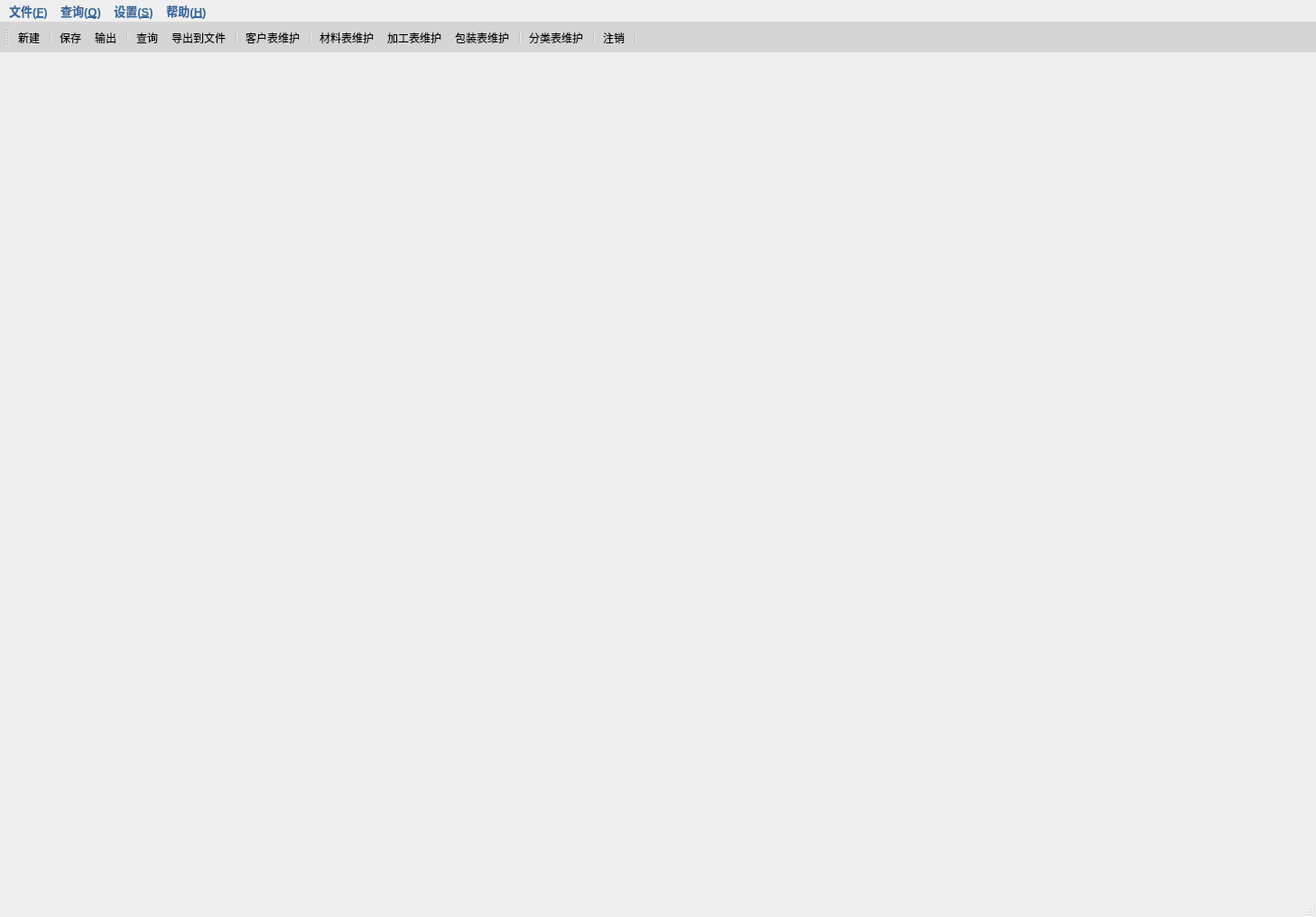
<?xml version="1.0" encoding="UTF-8"?>
<ui version="4.0">
 <class>MainWindow</class>
 <widget class="QMainWindow" name="MainWindow">
  <property name="geometry">
   <rect>
    <x>0</x>
    <y>0</y>
    <width>1458</width>
    <height>1016</height>
   </rect>
  </property>
  <property name="windowTitle">
   <string>永锋原价管理程序</string>
  </property>
  <property name="windowIcon">
   <iconset resource="main_resources.qrc">
    <normaloff>:/ico/resources/ICO/MainWindow.png</normaloff>:/ico/resources/ICO/MainWindow.png</iconset>
  </property>
  <property name="autoFillBackground">
   <bool>false</bool>
  </property>
  <property name="styleSheet">
   <string notr="true">alternate-background-color: rgb(255, 255, 255);</string>
  </property>
  <widget class="QWidget" name="centralwidget">
   <layout class="QGridLayout" name="gridLayout">
    <property name="leftMargin">
     <number>0</number>
    </property>
    <property name="topMargin">
     <number>0</number>
    </property>
    <property name="rightMargin">
     <number>0</number>
    </property>
    <property name="bottomMargin">
     <number>0</number>
    </property>
    <property name="spacing">
     <number>0</number>
    </property>
    <item row="0" column="0">
     <widget class="QLabel" name="label_background_image">
      <property name="enabled">
       <bool>true</bool>
      </property>
      <property name="text">
       <string/>
      </property>
      <property name="pixmap">
       <pixmap resource="image_resources.qrc">:/image/resources/Image/background1.jpg</pixmap>
      </property>
      <property name="scaledContents">
       <bool>true</bool>
      </property>
      <property name="alignment">
       <set>Qt::AlignCenter</set>
      </property>
     </widget>
    </item>
   </layout>
  </widget>
  <widget class="QMenuBar" name="menubar">
   <property name="geometry">
    <rect>
     <x>0</x>
     <y>0</y>
     <width>1458</width>
     <height>25</height>
    </rect>
   </property>
   <property name="font">
    <font>
     <pointsize>10</pointsize>
     <weight>75</weight>
     <bold>true</bold>
    </font>
   </property>
   <property name="styleSheet">
    <string notr="true">selection-background-color: rgb(0, 124, 182);
selection-color: rgb(0, 170, 127);
color: rgb(52, 104, 156);</string>
   </property>
   <widget class="QMenu" name="menu_file">
    <property name="title">
     <string>文件(&amp;F)</string>
    </property>
    <addaction name="actFile_New"/>
    <addaction name="separator"/>
    <addaction name="actFile_Save"/>
    <addaction name="actFile_SaveAsExcl"/>
    <addaction name="separator"/>
    <addaction name="actFile_LogOff"/>
   </widget>
   <widget class="QMenu" name="menu_query">
    <property name="title">
     <string>查询(&amp;Q)</string>
    </property>
    <addaction name="actQuery"/>
    <addaction name="actQuery_Export"/>
   </widget>
   <widget class="QMenu" name="menu_set">
    <property name="title">
     <string>设置(&amp;S)</string>
    </property>
    <addaction name="actSet_Customer"/>
    <addaction name="separator"/>
    <addaction name="actSet_Material"/>
    <addaction name="actSet_Process"/>
    <addaction name="actSet_Pack"/>
    <addaction name="separator"/>
   </widget>
   <widget class="QMenu" name="menu_about">
    <property name="title">
     <string>帮助(&amp;H)</string>
    </property>
    <addaction name="actHelp_About"/>
   </widget>
   <addaction name="menu_file"/>
   <addaction name="menu_query"/>
   <addaction name="menu_set"/>
   <addaction name="menu_about"/>
  </widget>
  <widget class="QStatusBar" name="statusbar">
   <property name="minimumSize">
    <size>
     <width>0</width>
     <height>30</height>
    </size>
   </property>
   <property name="maximumSize">
    <size>
     <width>16777215</width>
     <height>30</height>
    </size>
   </property>
  </widget>
  <widget class="QToolBar" name="toolBar">
   <property name="minimumSize">
    <size>
     <width>0</width>
     <height>0</height>
    </size>
   </property>
   <property name="maximumSize">
    <size>
     <width>16777215</width>
     <height>60</height>
    </size>
   </property>
   <property name="sizeIncrement">
    <size>
     <width>0</width>
     <height>0</height>
    </size>
   </property>
   <property name="baseSize">
    <size>
     <width>0</width>
     <height>0</height>
    </size>
   </property>
   <property name="font">
    <font>
     <pointsize>10</pointsize>
    </font>
   </property>
   <property name="windowTitle">
    <string>toolBar</string>
   </property>
   <property name="layoutDirection">
    <enum>Qt::LeftToRight</enum>
   </property>
   <property name="autoFillBackground">
    <bool>false</bool>
   </property>
   <property name="styleSheet">
    <string notr="true">border-color: rgb(170, 170, 255);
background-color: rgb(213, 213, 213);</string>
   </property>
   <property name="orientation">
    <enum>Qt::Horizontal</enum>
   </property>
   <property name="toolButtonStyle">
    <enum>Qt::ToolButtonTextUnderIcon</enum>
   </property>
   <attribute name="toolBarArea">
    <enum>TopToolBarArea</enum>
   </attribute>
   <attribute name="toolBarBreak">
    <bool>false</bool>
   </attribute>
   <addaction name="actFile_New"/>
   <addaction name="separator"/>
   <addaction name="actFile_Save"/>
   <addaction name="actFile_SaveAsExcl"/>
   <addaction name="separator"/>
   <addaction name="actQuery"/>
   <addaction name="actQuery_Export"/>
   <addaction name="separator"/>
   <addaction name="actSet_Customer"/>
   <addaction name="separator"/>
   <addaction name="actSet_Material"/>
   <addaction name="actSet_Process"/>
   <addaction name="actSet_Pack"/>
   <addaction name="separator"/>
   <addaction name="actSet_Sort"/>
   <addaction name="separator"/>
   <addaction name="actFile_LogOff"/>
   <addaction name="separator"/>
  </widget>
  <action name="actFile_New">
   <property name="icon">
    <iconset resource="main_resources.qrc">
     <normaloff>:/ico/resources/ICO/建单.png</normaloff>:/ico/resources/ICO/建单.png</iconset>
   </property>
   <property name="text">
    <string>新建</string>
   </property>
   <property name="toolTip">
    <string>新建原价单</string>
   </property>
   <property name="shortcut">
    <string>Ctrl+N</string>
   </property>
  </action>
  <action name="actQuery_Edit">
   <property name="icon">
    <iconset resource="main_resources.qrc">
     <normaloff>:/ico/resources/ICO/查询1.png</normaloff>:/ico/resources/ICO/查询1.png</iconset>
   </property>
   <property name="text">
    <string>查询修改</string>
   </property>
   <property name="toolTip">
    <string>查询及可以修改相关数据</string>
   </property>
   <property name="shortcut">
    <string>Ctrl+E</string>
   </property>
  </action>
  <action name="actQuery">
   <property name="icon">
    <iconset resource="main_resources.qrc">
     <normaloff>:/ico/resources/ICO/查询3.png</normaloff>:/ico/resources/ICO/查询3.png</iconset>
   </property>
   <property name="text">
    <string>查询</string>
   </property>
   <property name="toolTip">
    <string>仅查询功能</string>
   </property>
   <property name="shortcut">
    <string>Ctrl+F</string>
   </property>
  </action>
  <action name="actQuery_Update">
   <property name="icon">
    <iconset resource="main_resources.qrc">
     <normaloff>:/ico/resources/ICO/查询2.png</normaloff>:/ico/resources/ICO/查询2.png</iconset>
   </property>
   <property name="text">
    <string>查询上传</string>
   </property>
   <property name="toolTip">
    <string>查询及可上传文档</string>
   </property>
   <property name="shortcut">
    <string>Ctrl+U</string>
   </property>
  </action>
  <action name="actSet_Customer">
   <property name="icon">
    <iconset resource="main_resources.qrc">
     <normaloff>:/ico/resources/ICO/客户管理.png</normaloff>:/ico/resources/ICO/客户管理.png</iconset>
   </property>
   <property name="text">
    <string>客户表维护</string>
   </property>
   <property name="toolTip">
    <string>数据库客户表维护</string>
   </property>
  </action>
  <action name="actSet_Material">
   <property name="icon">
    <iconset resource="main_resources.qrc">
     <normaloff>:/ico/resources/ICO/材料.png</normaloff>:/ico/resources/ICO/材料.png</iconset>
   </property>
   <property name="text">
    <string>材料表维护</string>
   </property>
   <property name="toolTip">
    <string>数据库材料表维护</string>
   </property>
  </action>
  <action name="actSet_Process">
   <property name="icon">
    <iconset resource="main_resources.qrc">
     <normaloff>:/ico/resources/ICO/加工.png</normaloff>:/ico/resources/ICO/加工.png</iconset>
   </property>
   <property name="text">
    <string>加工表维护</string>
   </property>
   <property name="toolTip">
    <string>数据库加工表维护</string>
   </property>
  </action>
  <action name="actSet_Pack">
   <property name="icon">
    <iconset resource="main_resources.qrc">
     <normaloff>:/ico/resources/ICO/包装.png</normaloff>:/ico/resources/ICO/包装.png</iconset>
   </property>
   <property name="text">
    <string>包装表维护</string>
   </property>
   <property name="toolTip">
    <string>数据库包装表维护</string>
   </property>
  </action>
  <action name="actFile_Save">
   <property name="icon">
    <iconset resource="main_resources.qrc">
     <normaloff>:/ico/resources/ICO/保存.png</normaloff>:/ico/resources/ICO/保存.png</iconset>
   </property>
   <property name="text">
    <string>保存</string>
   </property>
   <property name="toolTip">
    <string>保存到数据库</string>
   </property>
   <property name="shortcut">
    <string>Ctrl+S</string>
   </property>
  </action>
  <action name="actFile_SaveAsExcl">
   <property name="icon">
    <iconset resource="main_resources.qrc">
     <normaloff>:/ico/resources/ICO/EXCEL.png</normaloff>:/ico/resources/ICO/EXCEL.png</iconset>
   </property>
   <property name="text">
    <string>输出</string>
   </property>
   <property name="toolTip">
    <string>输出为Excel文件</string>
   </property>
   <property name="shortcut">
    <string>Ctrl+U</string>
   </property>
  </action>
  <action name="actFile_LogOff">
   <property name="icon">
    <iconset resource="main_resources.qrc">
     <normaloff>:/ico/resources/ICO/退出.png</normaloff>:/ico/resources/ICO/退出.png</iconset>
   </property>
   <property name="text">
    <string>注销</string>
   </property>
   <property name="toolTip">
    <string>注销登录并返回登录界面</string>
   </property>
   <property name="shortcut">
    <string>Ctrl+X</string>
   </property>
  </action>
  <action name="actHelp_About">
   <property name="icon">
    <iconset resource="main_resources.qrc">
     <normaloff>:/ico/resources/ICO/关于.png</normaloff>:/ico/resources/ICO/关于.png</iconset>
   </property>
   <property name="text">
    <string>关于</string>
   </property>
   <property name="toolTip">
    <string>关于</string>
   </property>
  </action>
  <action name="actSet_Sort">
   <property name="icon">
    <iconset resource="main_resources.qrc">
     <normaloff>:/ico/resources/ICO/分类.png</normaloff>:/ico/resources/ICO/分类.png</iconset>
   </property>
   <property name="text">
    <string>分类表维护</string>
   </property>
   <property name="toolTip">
    <string>数据库分类表维护_包含多个表</string>
   </property>
  </action>
  <action name="actQuery_Export">
   <property name="icon">
    <iconset resource="main_resources.qrc">
     <normaloff>:/ico/resources/ICO/导出文件.png</normaloff>:/ico/resources/ICO/导出文件.png</iconset>
   </property>
   <property name="text">
    <string>导出到文件</string>
   </property>
   <property name="toolTip">
    <string>导出查询的原价单数据到文件</string>
   </property>
  </action>
 </widget>
 <resources>
  <include location="main_resources.qrc"/>
  <include location="image_resources.qrc"/>
 </resources>
 <connections/>
</ui>
